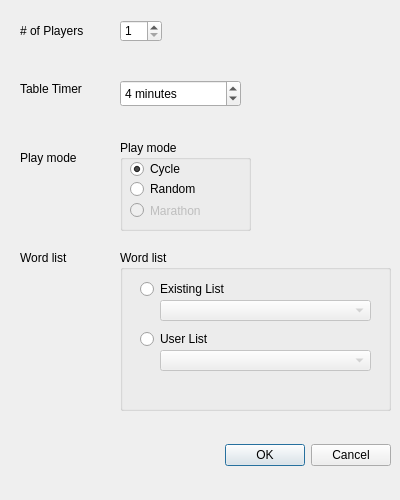
<ui version="4.0" >
 <class>tableCreateForm</class>
 <widget class="QDialog" name="tableCreateForm" >
  <property name="geometry" >
   <rect>
    <x>0</x>
    <y>0</y>
    <width>400</width>
    <height>500</height>
   </rect>
  </property>
  <property name="minimumSize" >
   <size>
    <width>400</width>
    <height>500</height>
   </size>
  </property>
  <property name="maximumSize" >
   <size>
    <width>400</width>
    <height>500</height>
   </size>
  </property>
  <property name="windowTitle" >
   <string>Create Table</string>
  </property>
  <property name="accessibleDescription" >
   <string/>
  </property>
  <widget class="QLabel" name="label_2" >
   <property name="geometry" >
    <rect>
     <x>20</x>
     <y>150</y>
     <width>91</width>
     <height>16</height>
    </rect>
   </property>
   <property name="text" >
    <string>Play mode</string>
   </property>
  </widget>
  <widget class="QSpinBox" name="playersSpinBox" >
   <property name="geometry" >
    <rect>
     <x>120</x>
     <y>20</y>
     <width>42</width>
     <height>22</height>
    </rect>
   </property>
   <property name="minimum" >
    <number>1</number>
   </property>
   <property name="maximum" >
    <number>6</number>
   </property>
  </widget>
  <widget class="QLabel" name="label" >
   <property name="geometry" >
    <rect>
     <x>20</x>
     <y>20</y>
     <width>91</width>
     <height>21</height>
    </rect>
   </property>
   <property name="text" >
    <string># of Players</string>
   </property>
  </widget>
  <widget class="QLabel" name="label_3" >
   <property name="geometry" >
    <rect>
     <x>20</x>
     <y>80</y>
     <width>91</width>
     <height>17</height>
    </rect>
   </property>
   <property name="text" >
    <string>Table Timer</string>
   </property>
  </widget>
  <widget class="QLabel" name="label_4" >
   <property name="geometry" >
    <rect>
     <x>20</x>
     <y>250</y>
     <width>91</width>
     <height>16</height>
    </rect>
   </property>
   <property name="text" >
    <string>Word list</string>
   </property>
  </widget>
  <widget class="QGroupBox" name="groupBox_3" >
   <property name="geometry" >
    <rect>
     <x>120</x>
     <y>250</y>
     <width>271</width>
     <height>161</height>
    </rect>
   </property>
   <property name="title" >
    <string>Word list</string>
   </property>
   <widget class="QRadioButton" name="userRbo" >
    <property name="geometry" >
     <rect>
      <x>20</x>
      <y>80</y>
      <width>83</width>
      <height>18</height>
     </rect>
    </property>
    <property name="text" >
     <string>User List</string>
    </property>
   </widget>
   <widget class="QRadioButton" name="existingRbo" >
    <property name="geometry" >
     <rect>
      <x>20</x>
      <y>30</y>
      <width>121</width>
      <height>18</height>
     </rect>
    </property>
    <property name="text" >
     <string>Existing List</string>
    </property>
   </widget>
   <widget class="QComboBox" name="elistsCbo" >
    <property name="enabled" >
     <bool>false</bool>
    </property>
    <property name="geometry" >
     <rect>
      <x>40</x>
      <y>50</y>
      <width>211</width>
      <height>21</height>
     </rect>
    </property>
   </widget>
   <widget class="QComboBox" name="ulistsCbo" >
    <property name="enabled" >
     <bool>false</bool>
    </property>
    <property name="geometry" >
     <rect>
      <x>40</x>
      <y>100</y>
      <width>211</width>
      <height>21</height>
     </rect>
    </property>
   </widget>
  </widget>
  <widget class="QDialogButtonBox" name="buttonBox" >
   <property name="geometry" >
    <rect>
     <x>140</x>
     <y>440</y>
     <width>251</width>
     <height>31</height>
    </rect>
   </property>
   <property name="orientation" >
    <enum>Qt::Horizontal</enum>
   </property>
   <property name="standardButtons" >
    <set>QDialogButtonBox::Cancel|QDialogButtonBox::NoButton|QDialogButtonBox::Ok</set>
   </property>
  </widget>
  <widget class="QSpinBox" name="timerSpinBox" >
   <property name="geometry" >
    <rect>
     <x>120</x>
     <y>80</y>
     <width>121</width>
     <height>27</height>
    </rect>
   </property>
   <property name="specialValueText" >
    <string/>
   </property>
   <property name="suffix" >
    <string> minutes</string>
   </property>
   <property name="minimum" >
    <number>1</number>
   </property>
   <property name="maximum" >
    <number>60</number>
   </property>
   <property name="value" >
    <number>4</number>
   </property>
  </widget>
  <widget class="QGroupBox" name="groupBox" >
   <property name="geometry" >
    <rect>
     <x>120</x>
     <y>140</y>
     <width>131</width>
     <height>91</height>
    </rect>
   </property>
   <property name="title" >
    <string>Play mode</string>
   </property>
   <widget class="QRadioButton" name="cycleRbo" >
    <property name="geometry" >
     <rect>
      <x>10</x>
      <y>20</y>
      <width>83</width>
      <height>18</height>
     </rect>
    </property>
    <property name="text" >
     <string>Cycle</string>
    </property>
    <property name="checked" >
     <bool>true</bool>
    </property>
   </widget>
   <widget class="QRadioButton" name="randomRbo" >
    <property name="geometry" >
     <rect>
      <x>10</x>
      <y>40</y>
      <width>83</width>
      <height>18</height>
     </rect>
    </property>
    <property name="text" >
     <string>Random</string>
    </property>
   </widget>
   <widget class="QRadioButton" name="endlessRbo" >
    <property name="enabled" >
     <bool>false</bool>
    </property>
    <property name="geometry" >
     <rect>
      <x>10</x>
      <y>60</y>
      <width>101</width>
      <height>21</height>
     </rect>
    </property>
    <property name="text" >
     <string>Marathon</string>
    </property>
    <property name="checkable" >
     <bool>true</bool>
    </property>
   </widget>
  </widget>
 </widget>
 <resources/>
 <connections>
  <connection>
   <sender>buttonBox</sender>
   <signal>accepted()</signal>
   <receiver>tableCreateForm</receiver>
   <slot>accept()</slot>
   <hints>
    <hint type="sourcelabel" >
     <x>308</x>
     <y>404</y>
    </hint>
    <hint type="destinationlabel" >
     <x>96</x>
     <y>380</y>
    </hint>
   </hints>
  </connection>
  <connection>
   <sender>buttonBox</sender>
   <signal>rejected()</signal>
   <receiver>tableCreateForm</receiver>
   <slot>reject()</slot>
   <hints>
    <hint type="sourcelabel" >
     <x>376</x>
     <y>410</y>
    </hint>
    <hint type="destinationlabel" >
     <x>375</x>
     <y>375</y>
    </hint>
   </hints>
  </connection>
  <connection>
   <sender>userRbo</sender>
   <signal>toggled(bool)</signal>
   <receiver>ulistsCbo</receiver>
   <slot>setEnabled(bool)</slot>
   <hints>
    <hint type="sourcelabel" >
     <x>171</x>
     <y>276</y>
    </hint>
    <hint type="destinationlabel" >
     <x>329</x>
     <y>295</y>
    </hint>
   </hints>
  </connection>
  <connection>
   <sender>existingRbo</sender>
   <signal>toggled(bool)</signal>
   <receiver>elistsCbo</receiver>
   <slot>setEnabled(bool)</slot>
   <hints>
    <hint type="sourcelabel" >
     <x>183</x>
     <y>227</y>
    </hint>
    <hint type="destinationlabel" >
     <x>307</x>
     <y>246</y>
    </hint>
   </hints>
  </connection>
 </connections>
</ui>
